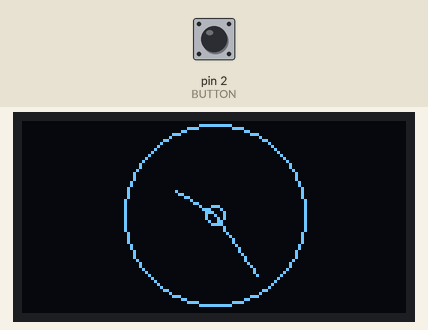
Recording of a sketch running on a simulated Arduino Uno, built with avr-gcc and run on an emulated ATmega328P. Parts: 128×64 one-colour display. The test bench sets the inputs (shaded band); at power-on: pin 2 (BUTTON) LOW. The local clock reads 2024-03-15 10:24:30 at power-on unless the sketch sets it.

Above: at 1.2 s.
1.3 s: pin 2 (BUTTON) pulled HIGH for 0.15 s
At 1.44 s:
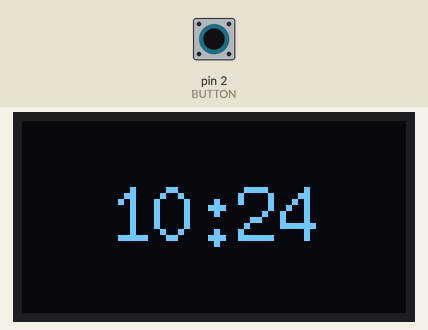
3.0 s: pin 2 (BUTTON) pulled HIGH for 1 s
At 4.06 s:
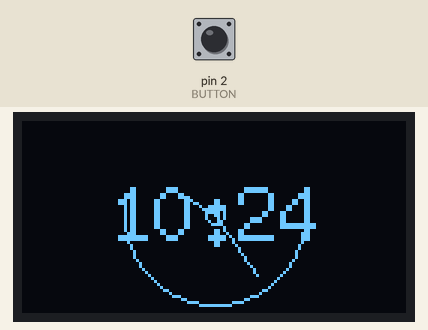
5.6 s: pin 2 (BUTTON) pulled HIGH for 0.15 s
At 5.64 s:
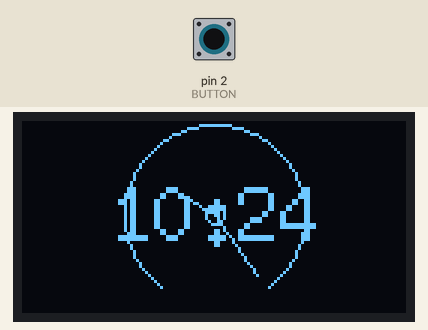
7.2 s: pin 2 (BUTTON) pulled HIGH for 3.2 s
At 7.8 s:
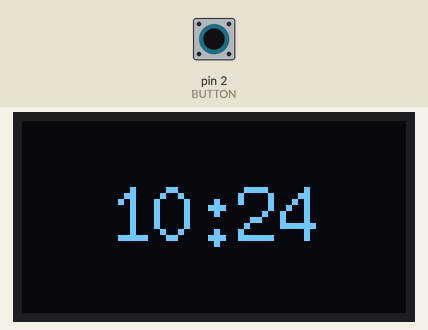
Timing chart, 0 to 10.2 s (numbered marks = the images above; inputs shaded):
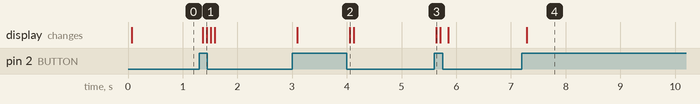

The sketch:

Task_1.ino
```cpp
#include "U8glib.h"
#include <RTClib.h>

//Analog clock constants
#define MINUTEHAND 25
#define HOURHAND 15
#define XCENTER 64
#define YCENTER 31

//Pins
#define BUTTON 2

U8GLIB_SSD1306_128X64 u8g; //Initialising the display
RTC_DS1307 rtc;            //Initialising the RTC

bool mode = true; // true is analog, false is digital

String digitalClock = "10:00";

float hrRad;
float mnRad;

// Arduino map returns an integer, this is a modification that returns a float
float mapFloat(float x, float in_min, float in_max, float out_min, float out_max)
{
    return (x - in_min) * (out_max - out_min) / (in_max - in_min) + out_min;
}

void setTime()
{
    DateTime now = rtc.now();
    int hr = now.hour();
    int mn = now.minute();

    //preparing digital clock variabes
    digitalClock = "";
    if (hr < 10)
    {
        digitalClock += "0";
    }
    digitalClock += hr;
    digitalClock += ":";
    if (mn < 10)
    {
        digitalClock += 0;
    }
    digitalClock += mn;

    //preparing analog clock varibles
    if (hr == 12)
    {
        hr = 0;
    }
    if (mn == 60)
    {
        mn = 0;
    }
    hrRad = mapFloat(hr, 0, 12, 0, 2 * PI);
    mnRad = mapFloat(mn, 0, 60, 0, 2 * PI);
}

void toggleMode()
{
    mode = !mode;
    //Serial.println(mode);
}

void setup()
{
    //Serial.begin(9600);
    rtc.begin();

    u8g.setFont(u8g_font_7x13);

    attachInterrupt(digitalPinToInterrupt(BUTTON), toggleMode, CHANGE);
}

void loop()
{
    setTime();
    //=============== START OF DRAW ===================
    u8g.firstPage();
    do
    {
        u8g.setColorIndex(1); //set colour to white
        if (mode)
        {
            //================= Analog Clock Draw Start =====================
            //drawCircle(x, y, radius)
            u8g.drawCircle(XCENTER, YCENTER, 30); // Analog clock rim
            u8g.drawCircle(XCENTER, YCENTER, 3);

            //drawLine(xStart, yStart, xFinish, yFinish)
            u8g.drawLine(XCENTER, YCENTER, XCENTER + HOURHAND * sin(hrRad), YCENTER - HOURHAND * cos(hrRad));     //minutes hand
            u8g.drawLine(XCENTER, YCENTER, XCENTER + MINUTEHAND * sin(mnRad), YCENTER - MINUTEHAND * cos(mnRad)); //minutes hand
            //================= Analog Clock Draw End =======================
        }
        else
        {
            //Digital Clock
            u8g.setScale2x2();
            u8g.setPrintPos(15, 20);
            u8g.print(digitalClock);
            u8g.undoScale();
        }
    } while (u8g.nextPage());
    //=================== END OF DRAW ===========================
}
```

Measured:
- after the input at 1.3 s, the display: first changes after 0.06 s (image 1 shows a later state)
- after the input at 3.0 s, the display: first changes after 0.09 s (image 2 shows a later state)
- after the input at 5.6 s, the display: changes at once (image 3)
- after the input at 7.2 s, the display: changes after 0.09 s (image 4)
